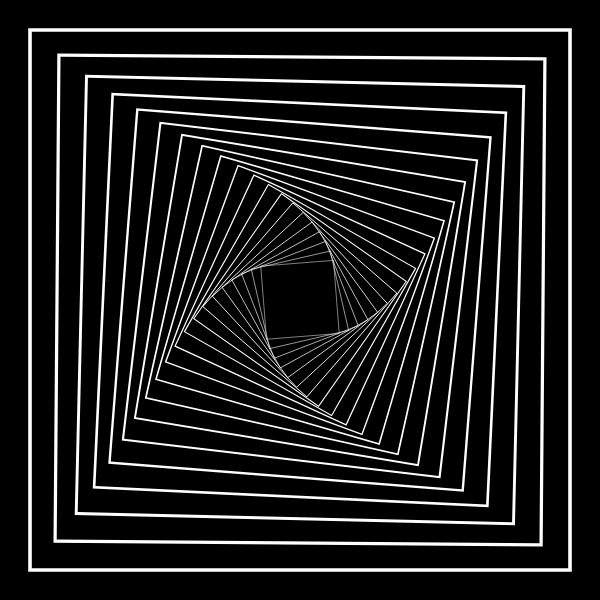
Frame 1 (no input)
Frame 60 (no input): identical to frame 1, image omitted
Frame 120 (the mouse pressed at the canvas centre since frame 60): identical to frame 1, image omitted

The p5.js sketch that drew this single still picture (run headless with seeded random() and noise() and a simulated clock; from frame 60 on, the mouse is pressed at the canvas centre):

// p5.js sketch
// ── sketch.js
function setup() {
  createCanvas(600, 600);

  angleMode(DEGREES);  // using degrees rather than the default radians
  rectMode(CENTER); // draw from the centre of the rectangle rather than the default top left corner

  background(0); // black background
  stroke(255); // white stroke
  strokeWeight(4); // strokeWeight of 4
  noFill(0); // no fill to shape

  let angle = 0;

  translate(width / 2, height / 2);

  for (let i = 0; i < 20; i++) {
    rotate(angle);
    angle += 0.45;
    scale(0.9);
    rect(0, 0, width, height); // draw a rect at the point of origin with width and height the same size as the canvas
  }
}

function draw() {

}
